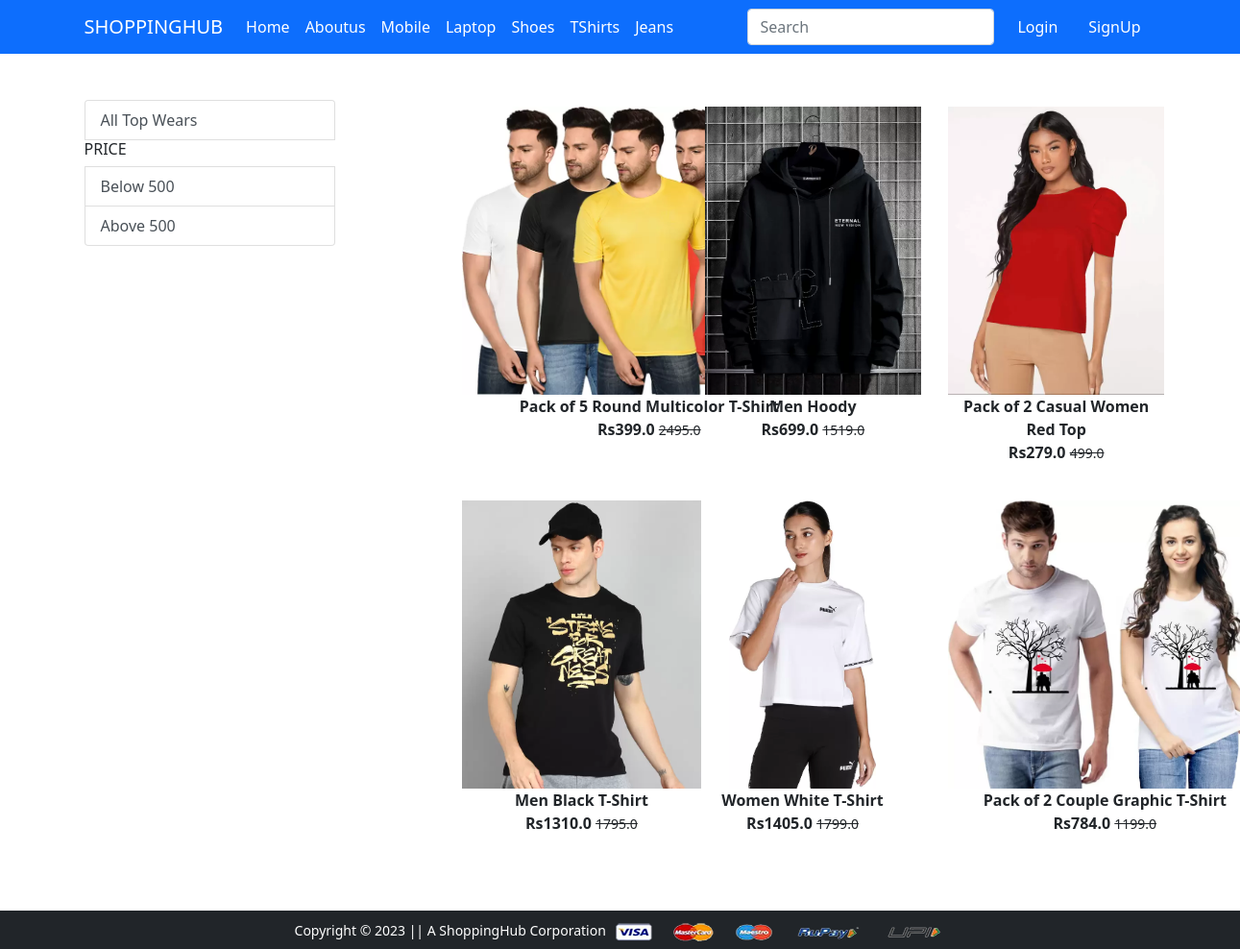
The page /top_wear/ on the database its author committed.
### app/models.py (models this page shows, shortened)
class Product(models.Model):
    title=models.CharField(max_length=100)
    selling_price=models.FloatField()
    discounted_price=models.FloatField()
    description=models.TextField()
    brand=models.CharField(max_length=100)
    category=models.CharField(choices=CATEGORY_CHOICE,max_length=2)
    product_image=models.ImageField(upload_to='productImg')

### app/views.py (the view)
# urls.py: path('top_wear/', views.topWear, name='topWear'),
def topWear(request,data=None):
  if data==None:
    topwears=Product.objects.filter(category='TW')
  elif data=='below':
    topwears=Product.objects.filter(category='TW').filter(discounted_price__lt=500)
  elif data=='above':
    topwears=Product.objects.filter(category='TW').filter(discounted_price__gt=500)
  return render(request, 'app/topWear.html',{'topwears':topwears})

### app/templates/app/topWear.html (shortened to what this page needs)
{% extends 'app/base.html' %}
{% load static %}
{% block main-content %}
<div class="container my-5">
 <div class="row">
  <div class="col-sm-3">
    <div class="list-group">
        <a href="{% url 'topWear' %}" class="list-group-item
        list-group-item-action" area-current="true">All Top Wears</a>
        <h6>PRICE</h6>
        <a href="{% url 'topWeardata' 'below' %}" class="list-group-item
        list-group-item-action" area-current="true">Below 500</a>
        <a href="{% url 'topWeardata' 'above' %}" class="list-group-item
        list-group-item-action" area-current="true">Above 500</a>
    </div>
  </div>
  <div class="col-sm-8 offset-sm-1">
    <div class="row">
        {% for product in topwears %}
        <div class="col-sm-4 text-center mb-4">
            <a href="{% url 'product-detail' product.id %}" class="btn">
              <div class="item">
                <img src="{{product.product_image.url}}" alt="" height="300" class="">
                <div class="fw-bold">{{product.title}}</div>
                <div class="fw-bold">Rs{{product.discounted_price}}
                 <small class="fw-light text-decoration-line-through">{{product.selling_price}}</small></div>
              </div>
            </a>
        </div>
        {% endfor %}
    </div>
  </div>
 </div>
</div>
{% endblock main-content %}

### rows shown on the page
Product: product_image (picture), title "Pack of 5 Round Multicolor T-Shirt", discounted_price "399.0", selling_price "2495.0"
Product: product_image (picture), title "Men Hoody", discounted_price "699.0", selling_price "1519.0"
Product: product_image (picture), title "Pack of 2 Casual Women Red Top", discounted_price "279.0", selling_price "499.0"
Product: product_image (picture), title "Men Black T-Shirt", discounted_price "1310.0", selling_price "1795.0"
Product: product_image (picture), title "Women White T-Shirt", discounted_price "1405.0", selling_price "1799.0"
Product: product_image (picture), title "Pack of 2 Couple Graphic T-Shirt", discounted_price "784.0", selling_price "1199.0"
